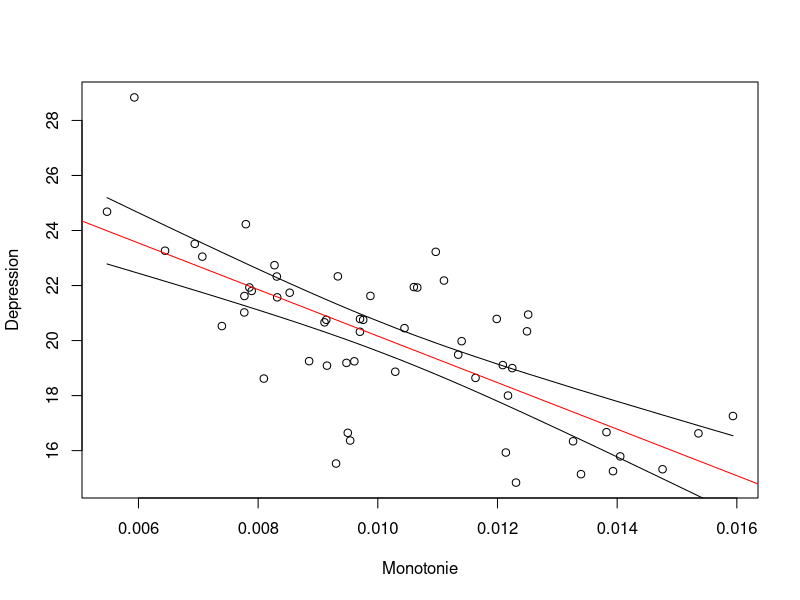
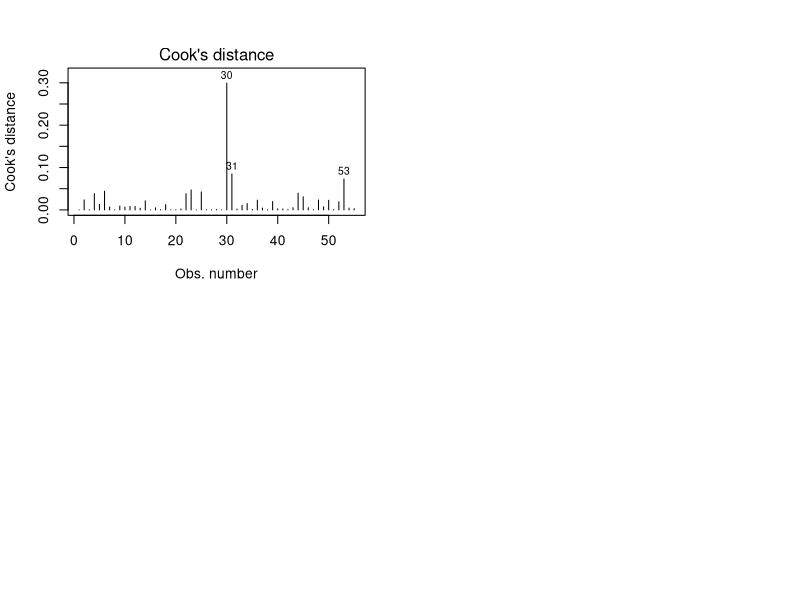

The R source for these figures, in order:
file = read.table("depression.txt",dec=",",header=T)
plot(file$monotonie,file$depression,xlab="Monotonie",ylab="Depression")


model = lm(depression ~ monotonie, data=file)
abline(model,col="red")
pre=predict(model,int="confidence")
pre
lines(sort(file$monotonie),pre[order(file$monotonie),2])
lines(sort(file$monotonie),pre[order(file$monotonie),3])
summary(model)
model
cor.test(file$monotonie,file$depression)
par(mfrow=c(2,2))
plot(model,4)
shapiro.test(residuals(model))
